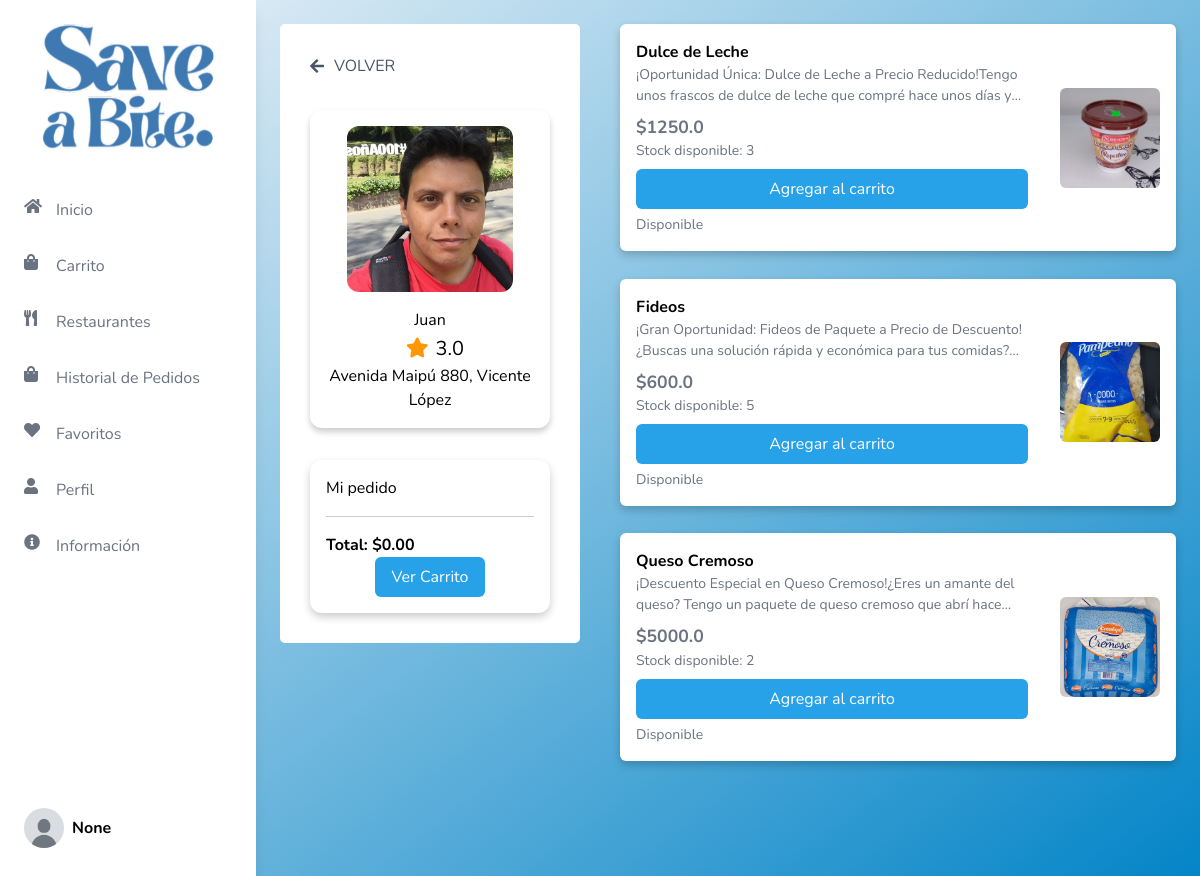
Page /ver_menu/2 on the committed database.
### tables this page shows
CREATE TABLE usuarioEmpresa (
            id INTEGER PRIMARY KEY AUTOINCREMENT,
            nombre_usuario TEXT NOT NULL,
            correo_electronico TEXT NOT NULL UNIQUE,
            contrasena TEXT NOT NULL,
            imagen TEXT,  -- Columna para almacenar imágenes
            membresia TEXT,
            direccion_id INTEGER,
            ratingTotal REAL DEFAULT 0,
            FOREIGN KEY (direccion_id) REFERENCES direccionEmpresa (id)
        );

CREATE TABLE direccionEmpresa (
            id INTEGER PRIMARY KEY AUTOINCREMENT,
            usuario_id INTEGER NOT NULL,
            calle TEXT NOT NULL,
            altura INTEGER NOT NULL,
            localidad TEXT NOT NULL,
            FOREIGN KEY (usuario_id) REFERENCES usuarioEmpresa (id)
        );

CREATE TABLE Productos (
            id INTEGER PRIMARY KEY AUTOINCREMENT,
            id_empresa INTEGER NOT NULL,
            nombre TEXT NOT NULL,
            empresa TEXT NOT NULL,
            precio REAL NOT NULL,
            descripcion TEXT NOT NULL,
            imagen TEXT NOT NULL,
            tipoComida TEXT NOT NULL,
            stock INTEGER DEFAULT 0,
            estad TEXT DEFAULT 'No Disponible',
            tipo_dieta TEXT,
            FOREIGN KEY (id_empresa) REFERENCES usuarioEmpresa (id)
        );

### app.py (the view)
@app.route("/ver_menu/<int:id>", methods=['GET'])
def ver_menu(id):
    conn = get_db_connection()
    productos = conn.execute('SELECT * FROM Productos WHERE id_empresa = ?', (id,)).fetchall()
    restaurant = conn.execute('''
        SELECT ue.*, de.calle, de.altura, de.localidad
        FROM usuarioEmpresa ue
        LEFT JOIN direccionEmpresa de ON ue.id = de.usuario_id
        WHERE ue.id = ?
    ''', (id,)).fetchone()
    conn.close()
    if restaurant is None:
        return "Restaurante no encontrado", 404
    return render_template('general/Restaurant.html', productos=productos, restaurant=restaurant)
    if restaurant is None:
        return "Restaurante no encontrado", 404
    return render_template('general/Restaurant.html', productos=productos, restaurant=restaurant)

### app.py (called while the page is built)
def get_db_connection():
    conn = sqlite3.connect('flask_db.db')
    conn.row_factory = sqlite3.Row
    return conn

### templates/general/Restaurant.html (shortened to what this page needs)
<!DOCTYPE html>
<html lang="es">
<head>
    <script src="https://cdn.tailwindcss.com"></script>
    <link rel="stylesheet" href="https://cdnjs.cloudflare.com/ajax/libs/font-awesome/6.0.0-beta3/css/all.min.css">
</head>
<body class="flex h-screen overflow-auto">
    {% include 'Sidebars/SidebarUsuario.html' %}
    <div class="container flex-1 p-6">
        <div class="sidebar">
            <div class="content-container">
                <div class="back-button mb-4">
                    <a href="{{ url_for('restaurantes') }}" style="margin-top: 0;" class="back-button">
                        <i style="padding-right: 10px;" class="fas fa-arrow-left"></i>
                        VOLVER
                    </a>
                </div>
                <div class="restaurant-info">
                    <img src="{{ url_for('static', filename='uploads/' ~ restaurant.imagen) }}" class="imagen" alt="{{ restaurant.nombre }}">
                    <h2>{{ restaurant.nombre_usuario }}</h2>
                    <div class="rating-total">
                        <i class="fas fa-star" id="Estrellatotal"></i>
                        <span ID="totalNumeros">{{ restaurant.ratingTotal|round(1) }}</span>
                    </div>
                    <p>{{ restaurant.calle }} {{ restaurant.altura }}, {{ restaurant.localidad }}</p>
                </div>
                <div class="order-summary">
                    <h3>Mi pedido</h3>
                    <div class="cart-total">
                        <p class="cart-total-text">Total: $<span id="cart-total">0.00</span></p>
                    </div>
                    <div class="cart-actions">
                        <button class="checkout-button" id="checkout-button" src="{{ url_for('carrito') }}">Ver Carrito</button>
                    </div>
                </div>
            </div>
        </div>
        <div class="content">
            {% for item in productos %}
            <div class="card mb-6">
                <div class="details">
                    <h3>{{ item.nombre }}</h3>
                    <p>{{ item.descripcion }}</p>
                    <p class="price">${{ item.precio }}</p>
                    <p class="stock">Stock disponible: {{ item.stock }}</p>
                    {% if item.stock == 0 or item.estad == "No Disponible" %}
                        <button disabled class="add-to-cart-btn">No disponible</button>
                    {% else %}
                        <button class="add-to-cart-btn" data-stock="{{ item.stock }}" data-id="{{ item.id }}" data-name="{{ item.nombre }}" data-description="{{ item.descripcion }}" data-price="{{ item.precio }}" data-image="{{ url_for('static', filename='uploads/' ~ item.imagen) }}">Agregar al carrito</button>
                    {% endif %}
                    <p>{{ item.estad }}</p>
                </div>
                <img src="{{ url_for('static', filename='uploads/' ~ item.imagen) }}" alt="{{ item.nombre }}">
            </div>
            {% endfor %}
            <div style="width: 100%; height: 100px;"></div>
        </div>
    </div>
</body>
</html>

### templates/general/Restaurant.html (style rules this page uses)
html, body { height: 100%; margin: 0; padding: 0; }
body { font-family: 'Nunito', sans-serif; background: linear-gradient(to bottom right, #f1f5f9, #0284c7); background-repeat: no-repeat !important; background-attachment: fixed !important; background-size: auto !important; overflow-x: hidden; display: flex; }
.container { display: flex; flex: 1; margin-left: 16rem; padding: 2rem; box-sizing: border-box; }
.content { width: 90%; display: flex; flex-wrap: wrap; gap: 0.2rem; box-sizing: border-box; }
.restaurant-info { text-align: center; margin-bottom: 2rem; background-color: #ffffff; margin-top: 2rem; border-radius: 12px; padding: 1rem; box-shadow: 0 4px 6px rgba(0, 0, 0, 0.2); }
.restaurant-info img { display: block; margin: 0 auto; border-radius: 12px; width: 80%; max-width: 100%; height: auto; margin-bottom: 1rem; }
.order-summary { background-color: #ffffff; border-radius: 12px; box-shadow: 0 4px 8px rgba(0, 0, 0, 0.1); height: 45%; padding: 16px; margin-top: 1rem; display: flex; flex-direction: column; box-shadow: 0 4px 8px rgba(0, 0, 0, 0.2); }
.cart-total, .cart-actions { flex-shrink: 0; }
.imagen { width: 100%; height: 150px; object-fit: cover; }
.card { display: flex; flex-direction: row; align-items: center; background-color: #ffffff; border-radius: 0.375rem; box-shadow: 0 4px 8px rgba(0, 0, 0, 0.2); padding: 1rem; text-align: left; margin-left: 40px; transition: transform 0.2s; cursor: pointer; width: 95%; margin-bottom: 2%; box-sizing: border-box; }
.card img { width: 100px; height: 100px; object-fit: cover; margin-left: 1rem; border-radius: 0.375rem; }
.card .details { display: flex; flex-direction: column; justify-content: space-between; margin-right: 1rem; flex: 1; }
.card .details h3 { font-size: 1rem; font-weight: bold; }
.card .details p { color: #6b7280; font-size: 0.875rem; overflow: hidden; text-overflow: ellipsis; display: -webkit-box; -webkit-line-clamp: 2; -webkit-box-orient: vertical; line-clamp: 2; }
.card .details .price { font-size: 1.1rem; font-weight: bold; margin-top: 0.5rem; }
.card .details button { background-color: #27a2e8; color: white; padding: 0.5rem 1rem; border: none; border-radius: 0.375rem; cursor: pointer; transition: background-color 0.2s; margin-top: 0.5rem; }
.cart-total { margin-top: 1rem; border-top: 1px solid #ccc; padding-top: 1rem; }
.cart-total-text { font-size: 1rem; font-weight: bold; }
.cart-actions { margin-top: 0rem; text-align: center; }
.checkout-button { background-color: #27a2e8; color: white; padding: 0.5rem 1rem; border: none; border-radius: 0.375rem; cursor: pointer; transition: background-color 0.2s; }
#Estrellatotal { font-size: 20px; }
#totalNumeros { font-size: 20px; }
.rating-total { margin-left: 10px; margin-top: 2px; }
.rating-total .fa-star { color: #ff9800; margin-right: 3px; }
.back-button { display: flex; align-items: center; font-size: 1rem; color: #4a5568; text-decoration: none; transition: color 0.2s; }
.content-container { width: 300px; height: auto; background-color: #ffffff; padding: 30px; border-radius: 5px; flex-grow: 1; flex-shrink: 1; box-sizing: border-box; }

### templates/Sidebars/SidebarUsuario.html (style rules this page uses)
body { font-family: 'Nunito', sans-serif; background: linear-gradient(to bottom right, #f1f5f9, #0284c7); overflow: hidden; }

### rows in the picture
usuarioEmpresa: imagen (picture), nombre_usuario "Juan", ratingTotal "3.0"
direccionEmpresa: calle "Avenida Maipú", altura "880", localidad "Vicente López"
Productos: nombre "Dulce de Leche", descripcion "¡Oportunidad Única: Dulce de Leche a Precio Reducido!Tengo unos frascos de dulce de leche que compré hace unos días…", precio "1250.0", stock "3", estad "Disponible", imagen (picture)
Productos: nombre "Fideos", descripcion "¡Gran Oportunidad: Fideos de Paquete a Precio de Descuento!¿Buscas una solución rápida y económica para tus…", precio "600.0", stock "5", estad "Disponible", imagen (picture)
Productos: nombre "Queso Cremoso", descripcion "¡Descuento Especial en Queso Cremoso!¿Eres un amante del queso? Tengo un paquete de queso cremoso que abrí…", precio "5000.0", stock "2", estad "Disponible", imagen (picture)

### other values in the picture
{{ session.get('user_name') }} "None"
